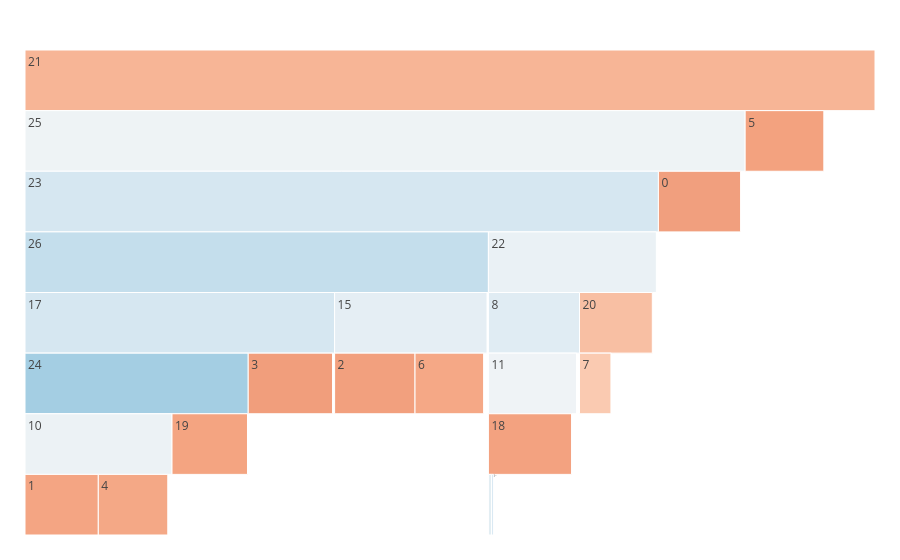

Notebook code for this chart:
### Code cell
fig = make_icicle(path_templ(90))
fig.show()

### Figure 1 — Plotly figure (JSON) as saved in the notebook; plotly's stock layout.template omitted (floating-point values rounded to 4 significant figures)
{"data": [{"labels": ["0", "1", "2", "3", "4", "5", "6", "7", "8", "9", "10", "11", "12", "13", "14", "15", "16", "17", "18", "19", "20", "21", "22", "23", "24", "25", "26"], "marker": {"cmid": 6.225, "colors": [8.82, 8.706, 8.798, 8.846, 8.652, 8.777, 8.64, 7.869, 5.472, 0, 5.849, 5.971, 0, 0.6931, 5.572, 5.631, 4.984, 5.136, 8.774, 8.735, 8.126, 8.346, 5.802, 5.142, 4.094, 5.924, 4.727], "colorscale": [[0, "rgb(5,48,97)"], [0.1, "rgb(33,102,172)"], [0.2, "rgb(67,147,195)"], [0.3, "rgb(146,197,222)"], [0.4, "rgb(209,229,240)"], [0.5, "rgb(247,247,247)"], [0.6, "rgb(253,219,199)"], [0.7, "rgb(244,165,130)"], [0.8, "rgb(214,96,77)"], [0.9, "rgb(178,24,43)"], [1, "rgb(103,0,31)"]]}, "parents": ["25", "10", "15", "17", "10", "21", "15", "20", "22", "11", "24", "8", "20", "8", "18", "26", "18", "26", "11", "24", "22", "", "23", "25", "17", "21", "23"], "root": {"color": "lightgrey"}, "tiling": {"orientation": "v"}, "type": "icicle", "values": [6769, 6037, 6622, 6944, 5722, 6481, 5651, 2614, 238, 1, 347, 392, 1, 2, 263, 279, 146, 170, 6461, 6217, 3381, 4213, 331, 171, 60, 374, 113]}], "layout": {"margin": {"b": 25, "l": 25, "r": 25, "t": 50}}}
